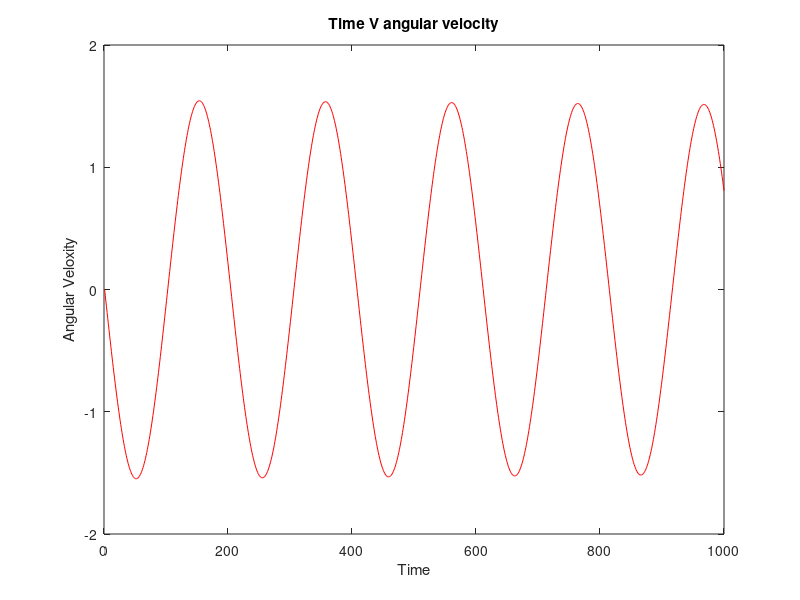
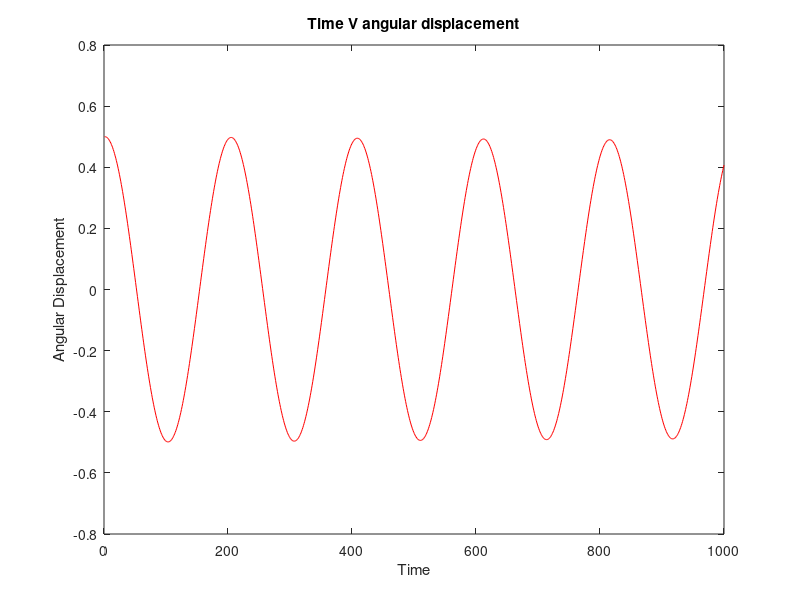
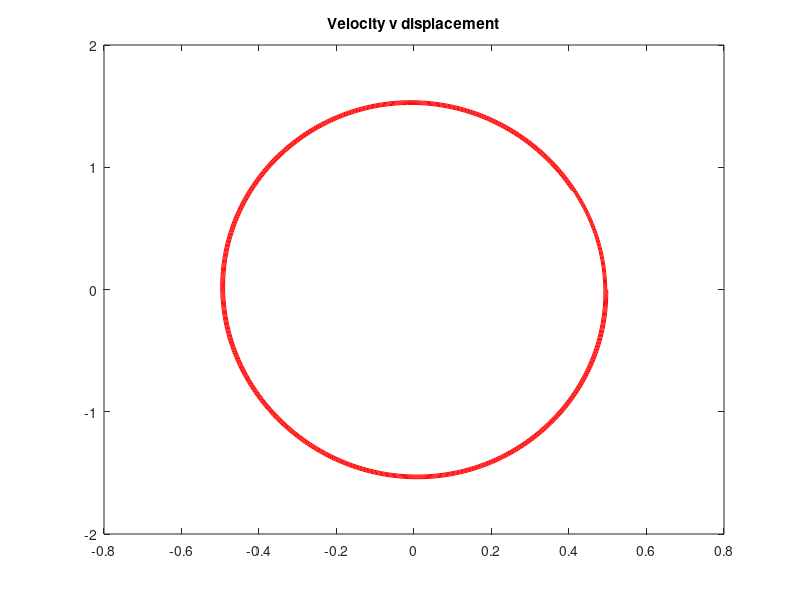

Source code (MATLAB) for these figures, in order:
clear all;
%% variables
disp0 = 0.5;
Avel = 0;
g = 9.81;
delta_t = 0.01;
l=1.0;
phi=0.1;
%% initial states0
y(1,:)=[disp0 0];

%%loop
for i = 1:1000
    y(i+1,:) = y(i,:)+ delta_t*[y(i,2), -(g*sin(y(i,1)))/l - phi*y(i,2)];
end
%%Plotting

time = linspace(1,1000,1001);

figure
plot (time,y(:,2),"r");
title("Time V angular velocity");
xlabel("Time");
ylabel ("Angular Veloxity");

figure
plot (time, y(:,1), "r");
title ("Time V angular displacement");
xlabel("Time");
ylabel ("Angular Displacement");

figure
plot (y(:,1),y(:,2), "r");
title("Velocity v displacement")